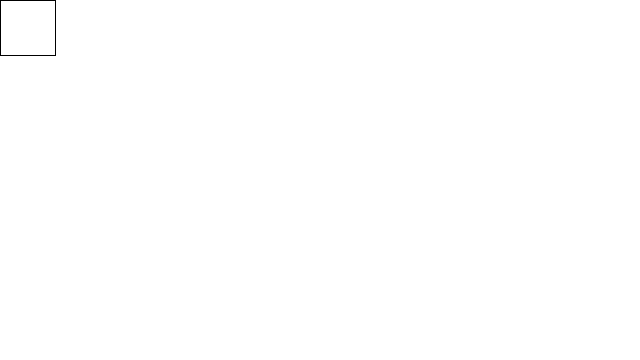
Frame 1 (no input)
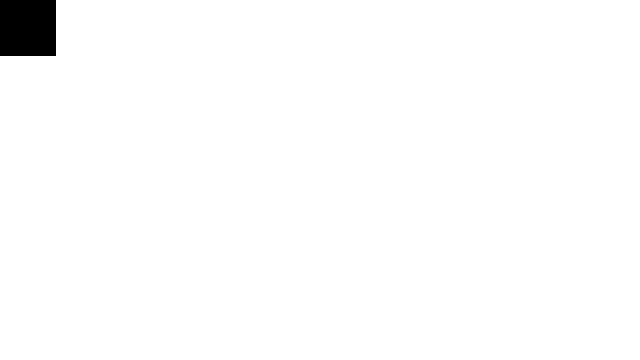
Frame 60 (the mouse pressed at the canvas centre just before this capture)
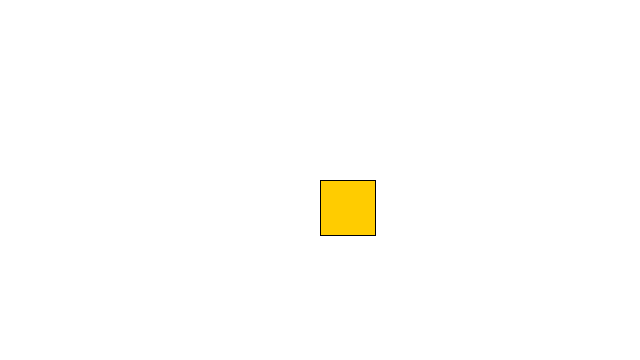
Frame 120 (the mouse held since frame 60 and released just before this capture)

The Processing sketch that drew these frames (run headless with seeded random() and noise(); from frame 60 on, the mouse is pressed at the canvas centre):

// Processing sketch: day04_initial_code
// ── day04_initial_code.pde
color c = color(255, 204, 0);
int rectWidth = 55;
int rectHeight = 55;

void setup(){
  size(640, 360);
}

void draw(){
  boolean isPressed = mousePressed;
  float mX = mouseX;
  float mY = mouseY;
  
  background(255);
  rect(mX, mY, rectWidth, rectHeight);
  
  if(isPressed)
  {
    fill(c);
  }else
  {
   fill(0);
  } 
}
